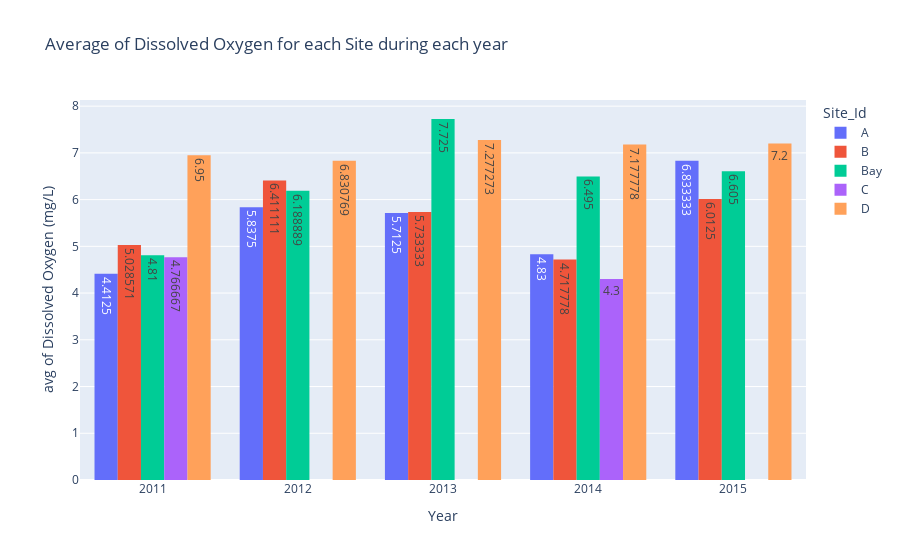

Source (notebook cell):
### Markdown cell above
**property barmode**
Determines how bars at the same location coordinate are displayed on the graph. with'stack', the bars are stacked on top of one another With 'relative', the bars are stacked on top of one another, with negative values below the axis, positive values above With 'group', the bars are plotted next to one another centered around the shared location. With 'overlay', the bars are plotted over one another, you might need to reduce “opacity” to see multiple bars.

The ‘barmode’ property is an enumeration that may be specified as: One of the following enumeration values: [‘stack’, ‘group’, ‘overlay’, ‘relative’]

### Code cell
# How does the oxygen saturations vary for each site across the years?
# showing a histogram of finding average and displaying text and applying tool barmode
#press shift + tab (on px.histogram)to get options of properties

fig = px.histogram(wd, x='Year', y='Dissolved Oxygen (mg/L)',\
                   color="Site_Id",\
                   barmode='group',\
                   histfunc='avg',\
                   text_auto=True,\
                   height=500,\
                   title='Average of Dissolved Oxygen for each Site during each year')
fig.show()

### Figure 1 — Plotly figure (JSON) as saved in the notebook; plotly's stock layout.template omitted (floating-point values rounded to 4 significant figures)
{"data": [{"alignmentgroup": "True", "bingroup": "x", "histfunc": "avg", "hovertemplate": "Site_Id=A<br>Year=%{x}<br>avg of Dissolved Oxygen (mg/L)=%{y}<extra></extra>", "legendgroup": "A", "marker": {"color": "#636efa", "pattern": {"shape": ""}}, "name": "A", "offsetgroup": "A", "orientation": "v", "showlegend": true, "texttemplate": "%{value}", "type": "histogram", "x": [2013, 2012, 2014, 2011, 2015, 2014, 2013, 2014, 2015, 2012, 2014, 2011, 2014, 2015, 2012, 2011, 2015, 2013, 2012, 2015, 2011, 2012, 2014, 2011, 2013, 2014, 2015, 2013, 2012, 2011, 2014, 2013, 2015, 2011, 2014, 2015, 2013, 2012, 2014, 2013, 2012, 2011, 2015], "xaxis": "x", "y": [6.9, 8.2, 6.8, 4, 6.7, 6.4, 7, 7.2, 6.5, 9, 7.3, 8, 6, 9.7, 5.8, 3, 7.8, 5.9, 7, 4, 4, 4.5, 3, 2.4, 5.6, 0, 5.1, 6.1, 4.9, 5.7, 4, 4.1, 6, 3.2, 3, 5.7, 5.3, 3, 4.6, 4.8, 4.3, 5, 10], "yaxis": "y"}, {"alignmentgroup": "True", "bingroup": "x", "histfunc": "avg", "hovertemplate": "Site_Id=B<br>Year=%{x}<br>avg of Dissolved Oxygen (mg/L)=%{y}<extra></extra>", "legendgroup": "B", "marker": {"color": "#EF553B", "pattern": {"shape": ""}}, "name": "B", "offsetgroup": "B", "orientation": "v", "showlegend": true, "texttemplate": "%{value}", "type": "histogram", "x": [2012, 2011, 2011, 2015, 2012, 2014, 2011, 2014, 2015, 2012, 2014, 2013, 2011, 2014, 2015, 2012, 2012, 2013, 2011, 2015, 2013, 2012, 2012, 2014, 2013, 2014, 2015, 2013, 2012, 2011, 2014, 2015, 2011, 2014, 2015, 2013, 2012, 2014, 2015], "xaxis": "x", "y": [6, 7.2, 3, 6, 7.1, 5.9, 7.9, 6.2, 8, 9.7, 6.3, 5, 5, 8.1, 7.6, 7.5, 6.3, 7.6, 3.9, 10, 5.8, 7, 6.7, 3.86, 4.2, 0, 4, 5.4, 4.5, 5.8, 6, 7, 2.4, 2.4, 3.2, 6.4, 2.9, 3.7, 2.3], "yaxis": "y"}, {"alignmentgroup": "True", "bingroup": "x", "histfunc": "avg", "hovertemplate": "Site_Id=Bay<br>Year=%{x}<br>avg of Dissolved Oxygen (mg/L)=%{y}<extra></extra>", "legendgroup": "Bay", "marker": {"color": "#00cc96", "pattern": {"shape": ""}}, "name": "Bay", "offsetgroup": "Bay", "orientation": "v", "showlegend": true, "texttemplate": "%{value}", "type": "histogram", "x": [2013, 2012, 2014, 2011, 2015, 2013, 2012, 2014, 2011, 2015, 2011, 2015, 2014, 2013, 2011, 2012, 2015, 2011, 2013, 2014, 2015, 2013, 2011, 2012, 2015, 2012, 2013, 2012, 2015, 2014, 2014, 2011, 2015, 2013, 2011, 2014, 2013, 2012, 2015, 2014, 2013, 2011, 2012, 2014, 2013, 2011, 2015, 2014, 2013, 2012, 2013, 2012, 2011, 2015, 2012, 2013, 2011, 2015, 2012, 2014, 2012, 2013, 2011, 2014, 2015, 2013, 2015, 2014, 2015, 2013, 2012, 2011, 2014, 2013, 2011, 2013, 2011, 2012, 2014, 2015, 2013, 2011, 2014, 2011, 2014, 2015, 2013, 2012, 2015, 2014, 2013, 2014, 2012, 2011, 2015, 2014, 2013, 2012, 2011, 2015], "xaxis": "x", "y": [8.5, 6.9, 8.7, 6.2, 8.3, 8.7, 6.5, 7.3, 3.1, 8.9, 4.2, 4.9, 6.5, 7.9, 7.4, 4.8, 5.5, 5.2, 9.8, 7, 5.5, 7.1, 7.3, 8.9, 6.6, 7.6, 8.35, 8.4, 7.9, 7.6, 9.8, 7.8, 8.7, 7, 7.9, 8.8, 7.7, 6.2, 9.2, 6.9, 8.5, 3.8, 5.3, 8.2, 10, 3.3, 10, 10, 10, 7.2, 8, 6.5, 3.5, 7.1, 7.1, 8.9, 5.2, 8.2, 5.3, 7.3, 6.1, 6.1, 3.7, 6.8, 6.3, 8.2, 4.3, 5.4, 5, 6.9, 3.9, 5.6, 4.2, 6.7, 3.2, 6.8, 3, 5.9, 3.7, 7, 5.9, 2, 4.2, 3.5, 3.9, 6.3, 6, 6.1, 5, 3.9, 6.8, 2.7, 5, 5.3, 4.5, 7, 6.1, 3.7, 5, 2.9], "yaxis": "y"}, {"alignmentgroup": "True", "bingroup": "x", "histfunc": "avg", "hovertemplate": "Site_Id=C<br>Year=%{x}<br>avg of Dissolved Oxygen (mg/L)=%{y}<extra></extra>", "legendgroup": "C", "marker": {"color": "#ab63fa", "pattern": {"shape": ""}}, "name": "C", "offsetgroup": "C", "orientation": "v", "showlegend": true, "texttemplate": "%{value}", "type": "histogram", "x": [2011, 2011, 2011, 2014], "xaxis": "x", "y": [5.1, 5.6, 3.6, 4.3], "yaxis": "y"}, {"alignmentgroup": "True", "bingroup": "x", "histfunc": "avg", "hovertemplate": "Site_Id=D<br>Year=%{x}<br>avg of Dissolved Oxygen (mg/L)=%{y}<extra></extra>", "legendgroup": "D", "marker": {"color": "#FFA15A", "pattern": {"shape": ""}}, "name": "D", "offsetgroup": "D", "orientation": "v", "showlegend": true, "texttemplate": "%{value}", "type": "histogram", "x": [2011, 2015, 2012, 2014, 2015, 2012, 2014, 2013, 2012, 2013, 2015, 2012, 2013, 2012, 2015, 2014, 2011, 2015, 2012, 2015, 2013, 2014, 2013, 2012, 2014, 2011, 2012, 2013, 2015, 2012, 2013, 2014, 2015, 2015, 2012, 2011, 2011, 2012, 2014, 2013, 2014, 2015, 2013, 2012, 2014, 2013, 2012, 2011, 2013, 2015], "xaxis": "x", "y": [10, 9, 7.2, 7.9, 9, 5.5, 7.6, 7, 5.8, 9.6, 6.6, 8.6, 8.65, 8.8, 6.6, 9.7, 9.8, 6.2, 10, 10, 9.8, 8.2, 10, 9.5, 8.2, 6.9, 7.4, 8.6, 7.4, 6.1, 5.5, 6.6, 7.7, 5.8, 5, 4.8, 5.6, 4.2, 5.3, 3.8, 5.8, 6.1, 4.2, 5.5, 5.3, 6.8, 5.2, 4.6, 6.1, 4.8], "yaxis": "y"}], "layout": {"autosize": true, "barmode": "group", "legend": {"title": {"text": "Site_Id"}, "tracegroupgap": 0}, "title": {"text": "Average of Dissolved Oxygen for each Site during each year"}, "xaxis": {"anchor": "y", "autorange": true, "domain": [0, 1], "range": [2010.0, 2016.0], "title": {"text": "Year"}, "type": "linear"}, "yaxis": {"anchor": "x", "autorange": true, "domain": [0, 1], "range": [0, 8.132], "title": {"text": "avg of Dissolved Oxygen (mg/L)"}, "type": "linear"}}}
